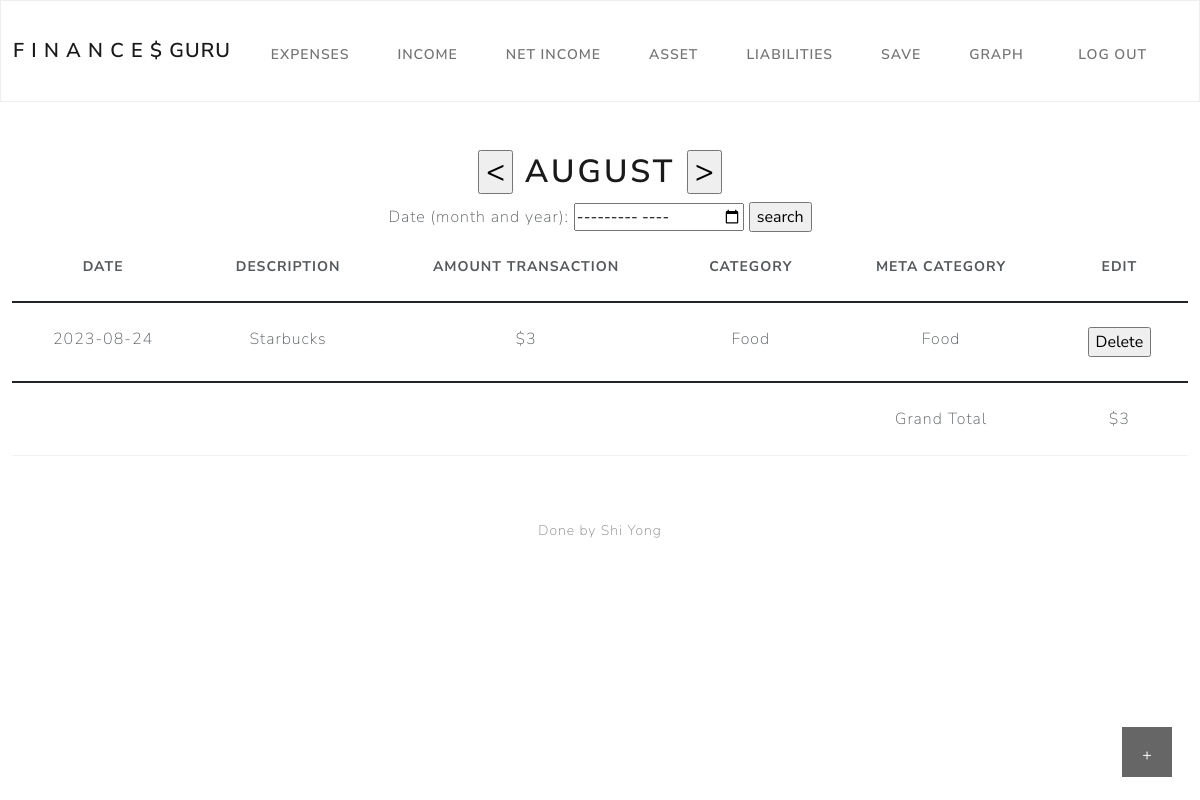
Screenshot of /expenses (signed in) with the database file from the repository.
### tables this page shows
CREATE TABLE "Expenses" (
	"E_id"	INTEGER,
	"Date"	TEXT,
	"Description"	TEXT,
	"expenses"	INTEGER,
	"Category"	TEXT,
	"MetaC"	TEXT,
	"id"	INTEGER NOT NULL,
	PRIMARY KEY("E_id" AUTOINCREMENT),
	FOREIGN KEY("id") REFERENCES "users"("id")
);

### app.py (the view)
@app.route("/expenses", methods=["GET", "POST"])
@login_required
def expenses():
    global month
    if request.method == "POST":
        Date = request.form.get('Date')
        Description = request.form.get('Description')
        expenses = request.form.get('expenses')
        Category = request.form.get('Category')
        MetaC = request.form.get('MetaC') #TODO get the month that the search engine search for and return results
        if Date:
            db.execute("INSERT INTO Expenses (id, Date,Description,expenses,Category,MetaC) VALUES(?, ?, ?, ?, ?, ?)", session["user_id"], Date,Description,expenses,Category,MetaC)
        Delete = request.form.get('Delete')
        if Delete != None:
            db.execute("DELETE FROM Expenses WHERE E_id = ? AND id = ?",Delete,session["user_id"])
        today = date.today()
        today = str(today)
        search = today[:-4]
        MONTH = request.form.get('month')
        if MONTH != None:
            MONTH = str(MONTH)
            MONTH = MONTH[-2:]
            if MONTH[:1] == '0':
                month = int(MONTH[-1:])
            else:
                month = int(MONTH)
        Previous = request.form.get('Previous')
        if Previous != None:
            month = int(month) -1
        Next = request.form.get('Next')
        if Next != None:
            month = int(month) +1
        if int(month) > 12 or int(month) < 1: #check if it overflow
            month = today[-4:-3]
        Month_full_name = calendar.month_name[int(month)]
        month = str(month)
        search = search + month
        search = search + '%'
        total = db.execute("SELECT SUM(expenses) FROM Expenses WHERE id = ? AND Date LIKE ?", session["user_id"],search)
        total = total[0]['SUM(expenses)']
        if total == None:
            total = 0
        LIST = db.execute("SELECT * FROM Expenses WHERE id = ? AND Date LIKE ? ORDER BY Date DESC", session["user_id"],search) #TODO Search the data from This month date
        Cat = [' Birthday Gift', 'Business Expense', 'Charity', 'Entertainment','Food','Materialistic Desires','Medical','Other','Rent','Self-Improvement','Transportation','Travel']
        return render_template('expenses.html',Cat=Cat,LIST=LIST,Month_full_name=Month_full_name, total = total)
    else:
        today = date.today()
        today = str(today)
        search = today[:-4]
        month = today[-4:-3]
        Month_full_name = calendar.month_name[int(month)]
        search = search + month
        search = search + '%'
        total = db.execute("SELECT SUM(expenses) FROM Expenses WHERE id = ? AND Date LIKE ?", session["user_id"],search)
        total = total[0]['SUM(expenses)']
        if total == None:
            total = 0
        LIST = db.execute("SELECT * FROM Expenses WHERE id = ? AND Date LIKE ? ORDER BY Date DESC", session["user_id"],search) #TODO Search the data from This month date
        Cat = [' Birthday Gift', 'Business Expense', 'Charity', 'Entertainment','Food','Materialistic Desires','Medical','Other','Rent','Self-Improvement','Transportation','Travel']
        return render_template('expenses.html',Cat=Cat,LIST=LIST,Month_full_name=Month_full_name, total = total)

### app.py (called while the page is built)
@app.after_request
def after_request(response):
    response.headers["Cache-Control"] = "no-cache, no-store, must-revalidate"
    response.headers["Expires"] = 0
    response.headers["Pragma"] = "no-cache"
    return response

### helpers.py (called while the page is built)
def login_required(f):
    @wraps(f)
    def decorated_function(*args, **kwargs):
        if session.get("user_id") is None:
            return redirect("/login")
        return f(*args, **kwargs)
    return decorated_function

### templates/expenses.html (shortened to what this page needs)
{% extends "layout.html" %}
{% block main %}
<button class="open-button" onclick="openForm()">+</button>
<form action="/expenses" method="post">
<h1><input type="submit" name="Previous" value="<">
    {{Month_full_name}}
    <input type="submit" name="Next" value=">"></h1>
</form>
<form action="/expenses" method="post">
  <label for="month">Date (month and year):</label>
  <input type="month" id="month" name="month" required>
  <input type="submit" value="search">
</form>
  <table class="table" style="margin-left:auto;margin-right:auto;">
        <thead class="thead-dark">
            <tr>
                <th scope="col">Date</th>
                <th scope="col">Description</th>
                <th scope="col">Amount Transaction</th>
                <th scope="col">Category</th>
                <th scope="col">Meta Category</th>
                <th>Edit</th>
            </tr>
        </thead>
        <tbody>
            {% for row in LIST %}
                <tr>
                    <td>{{row['Date']}}</td>
                    <td>{{row['Description']}}</td>
                    <td>${{row['expenses']}}</td>
                    <td>{{row['Category']}}</td>
                    <td>{{row['MetaC']}}</td>
                    <td>
                    <form action="/expenses" method="post">
                       <input type="submit" value="Delete" >
                   </form>
                    </td>
                </tr>
            {% endfor %}
        </tbody>
        <tfoot>
                <tr>
                    <td></td>
                    <td></td>
                    <td></td>
                    <td></td>
                    <td>Grand Total</td>
                    <td >${{ total }}</td>
                </tr>
        </tfoot>
    </table>
{% endblock %}

### templates/expenses.html (style rules this page uses)
body * { box-sizing: border-box; }
.open-button { background-color: black; color: white; padding: 16px 20px; border: none; cursor: pointer; opacity: 0.6; position: fixed; bottom: 23px; right: 28px; width: 50px; height: 50px; text-align: center; }

### rows the page displays
Expenses: Date "2023-08-24", Description "Starbucks", expenses "3", Category "Food", MetaC "Food"

### other values shown
{{ Month_full_name }} "AUGUST"
{{ total }} "3"
